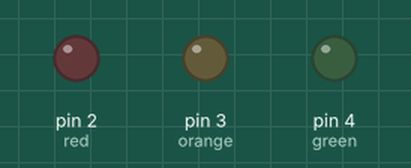
A sketch run on a simulated Arduino Uno, built with avr-gcc and run on an emulated ATmega328P. On the bench: output pins drawn as LEDs (lit = HIGH).

Above: at 2.5 s.
At 7.5 s:
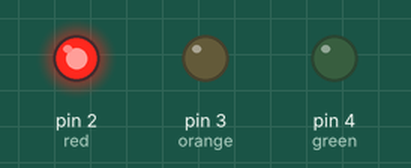
At 12.5 s:
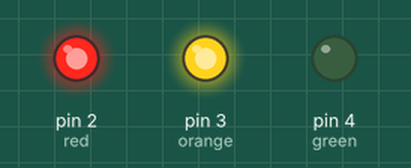
At 17.5 s:
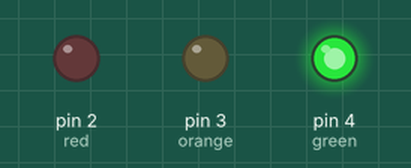
At 22.5 s:
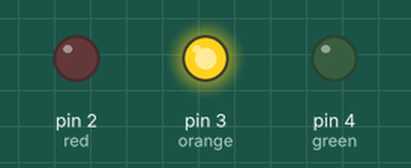
Timing chart, 0 to 26.0 s (numbered marks = the images above):
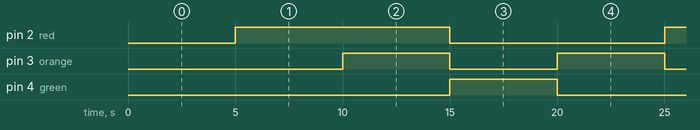

The sketch:

semafor.ino
```cpp
#define red 2
#define orange 3
#define green 4

#define speed 5000

unsigned long long lastTime = 0;
int cycle = 0;

int statuses[][3] = {
	{1, 0, 0},
	{1, 1, 0},
	{0, 0, 1},
	{0, 1, 0}
};

void setup() {
	pinMode(red, OUTPUT);
	pinMode(orange, OUTPUT);
	pinMode(green, OUTPUT);
}

void loop() {
	if(millis() - lastTime > speed) {
		digitalWrite(red, statuses[cycle][0]);
		digitalWrite(orange, statuses[cycle][1]);
		digitalWrite(green, statuses[cycle][2]);

		lastTime = millis();
		cycle++;

		if(cycle == (sizeof statuses / sizeof statuses[0])) {
			cycle = 0;
		}
	}
}
```

Measured:
- by itself, pin 2 (red): alternates HIGH for 10.0 s and LOW for 10.0 s
- by itself, pin 3 (orange): alternates HIGH for 5.0 s and LOW for 5.0 s
- by itself, pin 4 (green): alternates HIGH for 5.0 s and LOW for 15.0 s
